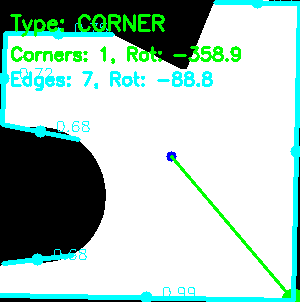
#> input picture input/debug/piece_0_analysis.png, 300 x 302 px
$ python -i gpt1.py   (imports and definitions only)
#> lines starting #> are read from the running program, lines starting #| are printed output that depends on the picture; after the words box and inside, x2 and y2 are one past the last pixel; in counts of white or black regions, pixels touching at a corner belong together
#> further down, picture is the input picture: shape (302, 300, 3); mean B, G, R 190, 199, 170.5
#dezidierten ordner für algo input folder erstellt
import shutil
from pathlib import Path
import cv2
import time
import json
import numpy as np

try:
    from picamera2 import Picamera2
except (ImportError, ModuleNotFoundError):
    Picamera2 = None


# ============================================================
# GRUNDEINSTELLUNGEN
# ============================================================

# Zielordner fuer die Daten, die an den Puzzle-Algorithmus gehen.
# In diesen Ordner werden eine JSON-Datei und die Teile-Masken geschrieben.
DESTINATION_TO_ALGO_INPUT_FOLDER = "output/algo_input"

# Dateiname der JSON-Datei fuer den Algorithmus
ALGO_INPUT_JSON_FILENAME = "parts.json"

# Praefix fuer die Maskenbilder im Algorithmus-Ordner.
# Beispiel: "img" ergibt img1.png, img2.png, img3.png, ...
ALGO_INPUT_MASK_PREFIX = "png_"

# True = inhalt des Ordners und aller unterordner löschen
CLEAR_ALGO_INPUT_FOLDER_BEFORE_SAVE = True

# Bildquelle:
# "camera" = neues Bild mit Pi Camera 3 aufnehmen
# "file"   = bestehendes Bild von Datei laden
IMAGE_SOURCE = "camera"

# Pfad zum Eingabebild, falls IMAGE_SOURCE = "file" oder falls keine Kamera gefunden wurde
INPUT_IMAGE_PATH = "1.png"

# Bildgrösse für Kameraaufnahme
IMAGE_WIDTH = 4608
IMAGE_HEIGHT = 2592

# Wartezeit nach Kamerastart
STARTUP_WAIT_SECONDS = 2.0

# Rotation
ROTATE_90_CLOCKWISE = False
ROTATE_180 = False


# ============================================================
# AUSGABE
# ============================================================

OUTPUT_DIR = "output"
OUTPUT_PARTS_DIR = "output/parts"
OUTPUT_PART_MASKS_DIR = "output/part_masks"
OUTPUT_PART_CUTOUTS_DIR = "output/part_cutouts"

RUN_NAME = "step_09"

OUTPUT_IMAGE_FILENAME = f"{RUN_NAME}_input.png"
OUTPUT_DEBUG_FILENAME = f"{RUN_NAME}_a4_corners_debug.png"
OUTPUT_WARP_FILENAME = f"{RUN_NAME}_warp_a4.png"
OUTPUT_MASK_FILENAME = f"{RUN_NAME}_parts_mask.png"
OUTPUT_PARTS_DEBUG_FILENAME = f"{RUN_NAME}_parts_debug.png"
OUTPUT_JSON_FILENAME = f"{RUN_NAME}_parts.json"
OUTPUT_H_IMAGE_TO_WARP_PATH = f"{RUN_NAME}_h_image_to_warp.npy"
OUTPUT_H_IMAGE_TO_A4_MM_PATH = f"{RUN_NAME}_h_image_to_a4_mm.npy"


# ============================================================
# DEBUG-ANZEIGE
# ============================================================

# True  = Bilder mit cv2.imshow anzeigen
# False = keine Fenster anzeigen, Dateien werden trotzdem gespeichert
DEBUG_SHOW_IMAGES = False

# Wartezeit für jedes Debug-Fenster
DEBUG_WAIT_MS = 5000

INPUT_WINDOW_NAME = "Input Image"
DEBUG_WINDOW_NAME = "A4 Corner Debug Image"
WARP_WINDOW_NAME = "Warped A4 Image"
MASK_WINDOW_NAME = "Parts Mask"
PARTS_DEBUG_WINDOW_NAME = "Parts Debug"


# ============================================================
# ARUCO / A4-GEOMETRIE
# ============================================================

ARUCO_DICT = cv2.aruco.DICT_4X4_50
REQUIRED_IDS = [0, 1, 2, 3]

# Position der Marker relativ zur A4-Fläche:
# "inside"  = Marker liegen innerhalb der A4-Fläche
# "outside" = Marker liegen ausserhalb der A4-Fläche
MARKER_POSITION_MODE = "outside"

# A4 im Querformat
A4_WIDTH_MM = 297.0
A4_HEIGHT_MM = 210.0

# Zielauflösung der Entzerrung
PX_PER_MM = 10.0


# ============================================================
# KOORDINATENSYSTEM
# ============================================================

# Ursprung des A4-Koordinatensystems für Teile-Schwerpunkte.
#
# Mögliche Werte:
# "bottom_left"  = Ursprung unten links,  x nach rechts, y nach oben
# "top_left"     = Ursprung oben links,   x nach rechts, y nach unten
# "top_right"    = Ursprung oben rechts,  x nach links,  y nach unten
# "bottom_right" = Ursprung unten rechts, x nach links,  y nach oben
COORDINATE_ORIGIN = "bottom_left"


# ============================================================
# TEILE-SEGMENTIERUNG
# ============================================================

# Dunkle Teile auf hellem Hintergrund
# "fixed"    = fester Threshold mit THRESHOLD_VALUE
# "otsu"     = automatischer Threshold, meistens gute erste Wahl
# "adaptive" = robuster bei ungleichmässiger Beleuchtung
SEGMENTATION_THRESHOLD_MODE = "otsu"

# Nur verwendet, wenn SEGMENTATION_THRESHOLD_MODE = "fixed"
THRESHOLD_VALUE = 150

# Nur verwendet, wenn SEGMENTATION_THRESHOLD_MODE = "adaptive"
ADAPTIVE_THRESHOLD_BLOCK_SIZE = 101
ADAPTIVE_THRESHOLD_C = 8

# Leichte Glättung vor dem Threshold
GAUSSIAN_BLUR_KERNEL_SIZE = 7

# Minimale / maximale Fläche eines Teils
MIN_PART_AREA_MM2 = 3000.0
MAX_PART_AREA_MM2 = 100000.0

# Morphologie
MORPH_OPEN_KERNEL_SIZE = 5
MORPH_CLOSE_KERNEL_SIZE = 7

# Löcher in schwarzen Teilen füllen
FILL_CONTOUR_HOLES = True

# Optionaler Rand, der bei der Teile-Erkennung ignoriert wird.
# Hilft gegen Störungen am A4-Rand.
IGNORE_BORDER_MM = 0.0

# Zuschlag rund um Bounding Box beim Ausschneiden
CROP_PADDING_PX = 0

# Erwartete Anzahl Teile
EXPECTED_PART_COUNT = 4

# Weisser Hintergrund für freigestellte Teilbilder
CUTOUT_BACKGROUND_VALUE = 255


# ============================================================
# VALIDIERUNG
# ============================================================

# Erwartete Gesamtfläche der Teile:
# Die Teile bilden zusammen eine halbe A4-Fläche.
# EXPECTED_TOTAL_PART_AREA_MM2 = (A4_WIDTH_MM * A4_HEIGHT_MM) / 2.0

# Falls Teile gesamt eine andere Fläche als A5 haben:
# PREN-Puzzle ohne Rahmen: 18.9 x 12.6 cm
EXPECTED_TOTAL_PART_AREA_MM2 = 189 * 126

# 0.01 = 1 %
MAX_TOTAL_AREA_ERROR_RATIO = 0.01


# ============================================================
# DEBUG-FARBEN UND DARSTELLUNG
# ============================================================

PART_CONTOUR_COLOR = (0, 255, 0)
PART_CENTROID_COLOR = (0, 0, 255)
PART_BOX_COLOR = (255, 255, 0)
PART_TEXT_COLOR = (255, 255, 255)

PART_CENTROID_RADIUS_PX = 8
PART_TEXT_FONT_SCALE = 0.7
PART_TEXT_THICKNESS = 2

COLOR_MARKER_OUTLINE = (0, 255, 0)
COLOR_MARKER_CENTER = (255, 0, 0)
COLOR_MARKER_ID_TEXT = (0, 255, 0)

COLOR_CORNER_0 = (0, 0, 255)
COLOR_CORNER_1 = (0, 255, 255)
COLOR_CORNER_2 = (255, 255, 0)
COLOR_CORNER_3 = (255, 0, 255)

COLOR_A4_POINT = (0, 165, 255)
COLOR_A4_TEXT = (0, 165, 255)
COLOR_A4_POLYLINE = (255, 255, 255)
COLOR_STATUS_TEXT = (255, 255, 255)

CORNER_CIRCLE_RADIUS_PX = 6
MARKER_CENTER_RADIUS_PX = 6
A4_CORNER_RADIUS_PX = 10

CORNER_TEXT_OFFSET_X = 8
CORNER_TEXT_OFFSET_Y = -8

TEXT_FONT_SCALE = 0.8
TEXT_THICKNESS = 2


# ============================================================
# DATEI- UND ALLGEMEINE HILFSFUNKTIONEN
# ============================================================

# [10 lines left out: functions buildOutputPath, buildDirPath, not called in this run]


def saveJson(path, data):
    with open(path, "w", encoding="utf-8") as file:
        json.dump(data, file, indent=2, ensure_ascii=False)


# [47 lines left out: functions savePngImage, clearAlgoInputFolder, showImage, showDebugImage, rotateImageIfNeeded, not called in this run]


# ============================================================
# BILDEINGABE
# ============================================================

def isPiCameraAvailable():
    return Picamera2 is not None


# [247 lines left out: functions captureImageFromCamera, loadImageFromFile, getInputImage, detectArucoMarkers, getA4CornerIndexForMarker, extractA4Corners and 9 more, not called in this run]


# ============================================================
# TEILE-SEGMENTIERUNG
# ============================================================

def ensureOddKernelSize(value):
    value = int(value)

    if value < 3:
        value = 3

    if value % 2 == 0:
        value += 1

    return value


def applyIgnoreBorder(binaryMask):
    if IGNORE_BORDER_MM <= 0:
        return binaryMask

    borderPx = int(round(IGNORE_BORDER_MM * PX_PER_MM))

    if borderPx <= 0:
        return binaryMask

    maskedBinaryMask = binaryMask.copy()

    imageHeight, imageWidth = maskedBinaryMask.shape[:2]

    maskedBinaryMask[0:borderPx, :] = 0
    maskedBinaryMask[imageHeight - borderPx:imageHeight, :] = 0
    maskedBinaryMask[:, 0:borderPx] = 0
    maskedBinaryMask[:, imageWidth - borderPx:imageWidth] = 0

    return maskedBinaryMask


def fillMaskContourHoles(binaryMask):
    contours, _ = cv2.findContours(binaryMask, cv2.RETR_EXTERNAL, cv2.CHAIN_APPROX_SIMPLE)

    filledMask = np.zeros(binaryMask.shape, dtype=np.uint8)
    cv2.drawContours(filledMask, contours, -1, 255, -1)

    return filledMask


def buildPartsMask(warpedImageBgr):
    grayImage = cv2.cvtColor(warpedImageBgr, cv2.COLOR_BGR2GRAY)
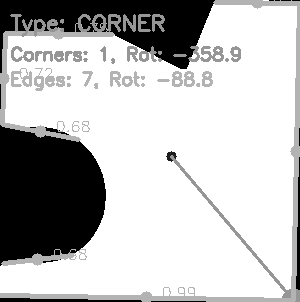
#> grayImage: shape (302, 300); min 0, max 255, mean 189.5

    blurKernelSize = ensureOddKernelSize(GAUSSIAN_BLUR_KERNEL_SIZE)

    blurredImage = cv2.GaussianBlur(
        grayImage,
        (blurKernelSize, blurKernelSize),
        0
    )
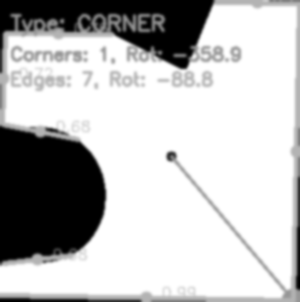
#> blurredImage: shape (302, 300); min 0, max 255, mean 189.6

    if SEGMENTATION_THRESHOLD_MODE == "fixed":
        _, binaryMask = cv2.threshold(
            blurredImage,
            THRESHOLD_VALUE,
            255,
            cv2.THRESH_BINARY_INV
        )

    elif SEGMENTATION_THRESHOLD_MODE == "otsu":
        _, binaryMask = cv2.threshold(
            blurredImage,
            0,
            255,
            cv2.THRESH_BINARY_INV + cv2.THRESH_OTSU
        )
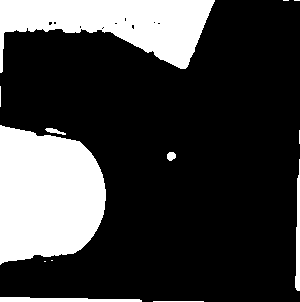
#> binaryMask: shape (302, 300); 23.8% white; 13 white regions (5 under 20 px), largest, box (x1, y1, x2, y2) and area: (0, 125, 106, 265) 11845, (0, 0, 215, 73) 8534, (0, 297, 142, 302) 542

    elif SEGMENTATION_THRESHOLD_MODE == "adaptive":
        adaptiveBlockSize = ensureOddKernelSize(ADAPTIVE_THRESHOLD_BLOCK_SIZE)

        binaryMask = cv2.adaptiveThreshold(
            blurredImage,
            255,
            cv2.ADAPTIVE_THRESH_GAUSSIAN_C,
            cv2.THRESH_BINARY_INV,
            adaptiveBlockSize,
            ADAPTIVE_THRESHOLD_C
        )

    else:
        raise ValueError('SEGMENTATION_THRESHOLD_MODE muss "fixed", "otsu" oder "adaptive" sein.')

    openKernel = np.ones((MORPH_OPEN_KERNEL_SIZE, MORPH_OPEN_KERNEL_SIZE), np.uint8)
    closeKernel = np.ones((MORPH_CLOSE_KERNEL_SIZE, MORPH_CLOSE_KERNEL_SIZE), np.uint8)

    binaryMask = cv2.morphologyEx(binaryMask, cv2.MORPH_OPEN, openKernel)
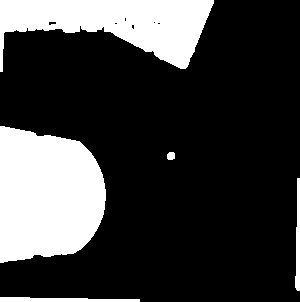
#> binaryMask: shape (302, 300); 23.6% white; 5 white regions, box (x1, y1, x2, y2) and area: (0, 126, 106, 263) 11836, (0, 0, 214, 72) 8497, (0, 297, 140, 302) 538, (295, 178, 300, 291) 414, (167, 152, 175, 160) 57
    binaryMask = cv2.morphologyEx(binaryMask, cv2.MORPH_CLOSE, closeKernel)
#> binaryMask: shape (302, 300); 23.6% white; 5 white regions

    if FILL_CONTOUR_HOLES:
        binaryMask = fillMaskContourHoles(binaryMask)
#> in fillMaskContourHoles, `contours, _ = cv2.findContours(binaryMask, cv2.RETR_EXTERNAL, cv2.CHAI..`: contours = 5 contours; box (x1, y1, x2, y2) and area: (0, 126, 106, 263) 11634, (0, 0, 214, 72) 8266, (0, 297, 140, 302) 395, (295, 178, 300, 291) 299, (167, 152, 175, 160) 44

    binaryMask = applyIgnoreBorder(binaryMask)

    return binaryMask


# [694 lines left out: functions computeContourCentroid, findAllValidParts, sortPartsByA4YThenA4X, addDerivedPartValues, computeTotalPartsAreaMm2, buildAreaValidationData and 21 more, not called in this run]


# [2 lines not run here, left out]

>>> import cv2
>>> picture = cv2.imread('../../../input/debug/piece_0_analysis.png')
>>> result = buildPartsMask(picture)

$ run again, on input/debug/piece_1_analysis.png
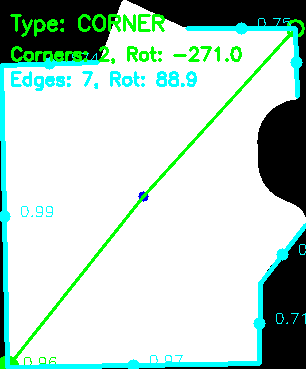
#> input picture input/debug/piece_1_analysis.png, 306 x 369 px
#> picture is the input picture: shape (369, 306, 3); mean B, G, R 201.1, 210.4, 185.7
#> in buildPartsMask, `_, binaryMask = cv2.threshold( blurredImage, 0, 255, cv2.THRESH_BINARY..`:
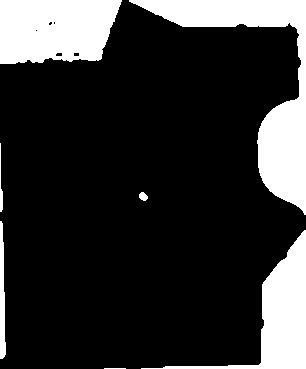
#> binaryMask: shape (369, 306); 19.3% white; 7 white regions, largest, box (x1, y1, x2, y2) and area: (129, 0, 306, 215) 8944, (0, 0, 122, 64) 6753, (141, 230, 306, 369) 5331
#> in buildPartsMask, `binaryMask = cv2.morphologyEx(binaryMask, cv2.MORPH_OPEN, openKernel)`:
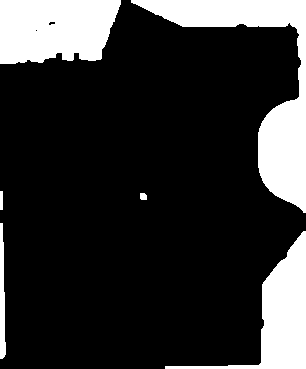
#> binaryMask: shape (369, 306); 19.1% white; 6 white regions, box (x1, y1, x2, y2) and area: (131, 0, 306, 213) 8932, (0, 0, 121, 64) 6682, (165, 231, 306, 369) 5303, (0, 223, 6, 359) 602, (0, 191, 3, 210) 57, (140, 193, 147, 200) 45
#> contours = 6 contours; box (x1, y1, x2, y2) and area: (131, 0, 306, 213) 8578, (0, 0, 121, 64) 6590, (165, 231, 306, 369) 5053, (0, 223, 6, 359) 464, (0, 191, 3, 210) 36, (140, 193, 147, 200) 34

$ run again, on input/debug/piece_2_analysis.png
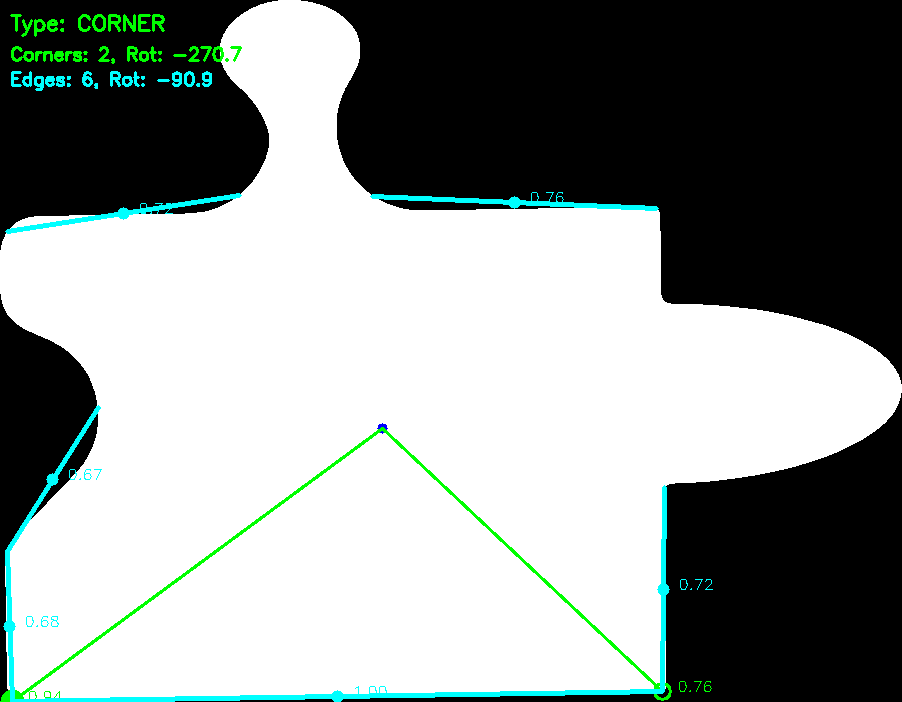
#> input picture input/debug/piece_2_analysis.png, 902 x 702 px
#> picture is the input picture: shape (702, 902, 3); mean B, G, R 146.7, 149, 142.6
#> in buildPartsMask, `_, binaryMask = cv2.threshold( blurredImage, 0, 255, cv2.THRESH_BINARY..`:
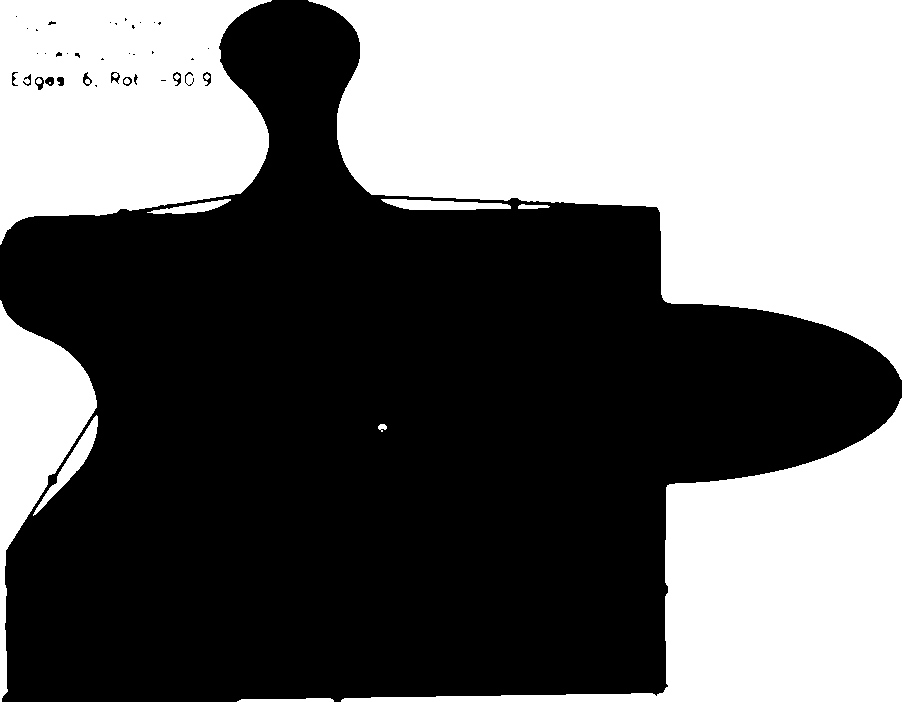
#> binaryMask: shape (702, 902); 42.3% white; 15 white regions (1 under 20 px), largest, box (x1, y1, x2, y2) and area: (308, 0, 902, 380) 140388, (341, 398, 902, 702) 58800, (0, 0, 272, 245) 50987
#> in buildPartsMask, `binaryMask = cv2.morphologyEx(binaryMask, cv2.MORPH_CLOSE, closeKernel)`:
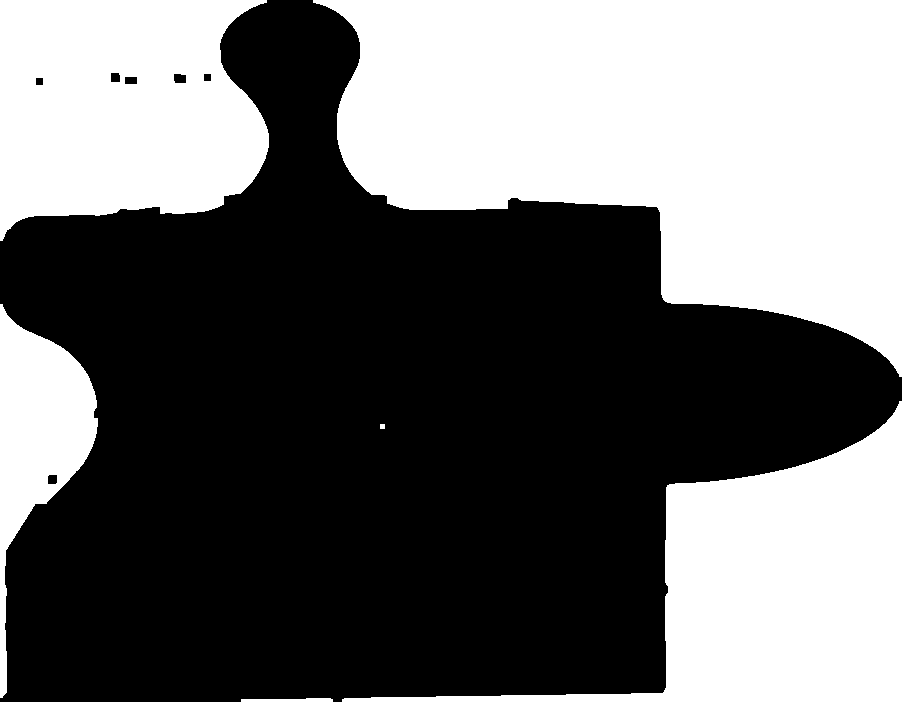
#> binaryMask: shape (702, 902); 42.5% white; 6 white regions
#> contours = 6 contours, 1 with area under 20; largest, box (x1, y1, x2, y2) and area: (313, 0, 902, 377) 140791, (342, 401, 902, 702) 57990, (0, 0, 269, 241) 51939, (0, 304, 98, 698) 15586, (241, 698, 333, 702) 207
#> filledMask: shape (702, 902); 42.5% white; 6 white regions, box (x1, y1, x2, y2) and area: (313, 0, 902, 377) 141698, (342, 401, 902, 702) 58807, (0, 0, 269, 241) 52428, (0, 304, 98, 698) 16001, (241, 698, 333, 702) 301, (380, 424, 385, 429) 25

$ run again, on input/debug/piece_3_analysis.png
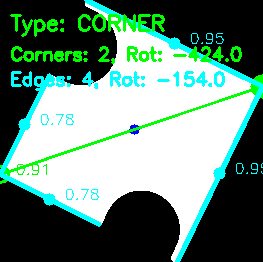
#> input picture input/debug/piece_3_analysis.png, 263 x 262 px
#> picture is the input picture: shape (262, 263, 3); mean B, G, R 119.3, 132.1, 101.7
#> in buildPartsMask, `_, binaryMask = cv2.threshold( blurredImage, 0, 255, cv2.THRESH_BINARY..`:
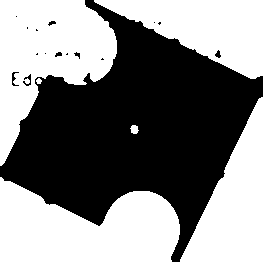
#> binaryMask: shape (262, 263); 51.8% white; 16 black regions (9 under 20 px), largest, box (x1, y1, x2, y2) and area: (0, 0, 263, 262) 32994, (23, 74, 31, 86) 41, (12, 72, 19, 86) 40
#> in buildPartsMask, `binaryMask = cv2.morphologyEx(binaryMask, cv2.MORPH_CLOSE, closeKernel)`:
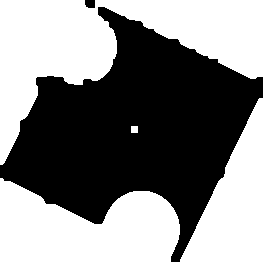
#> binaryMask: shape (262, 263); 52.1% white; 2 black regions
#> contours = 4 contours; box (x1, y1, x2, y2) and area: (0, 0, 263, 165) 17354, (0, 178, 180, 262) 10611, (180, 98, 263, 262) 6976, (131, 126, 138, 133) 36
